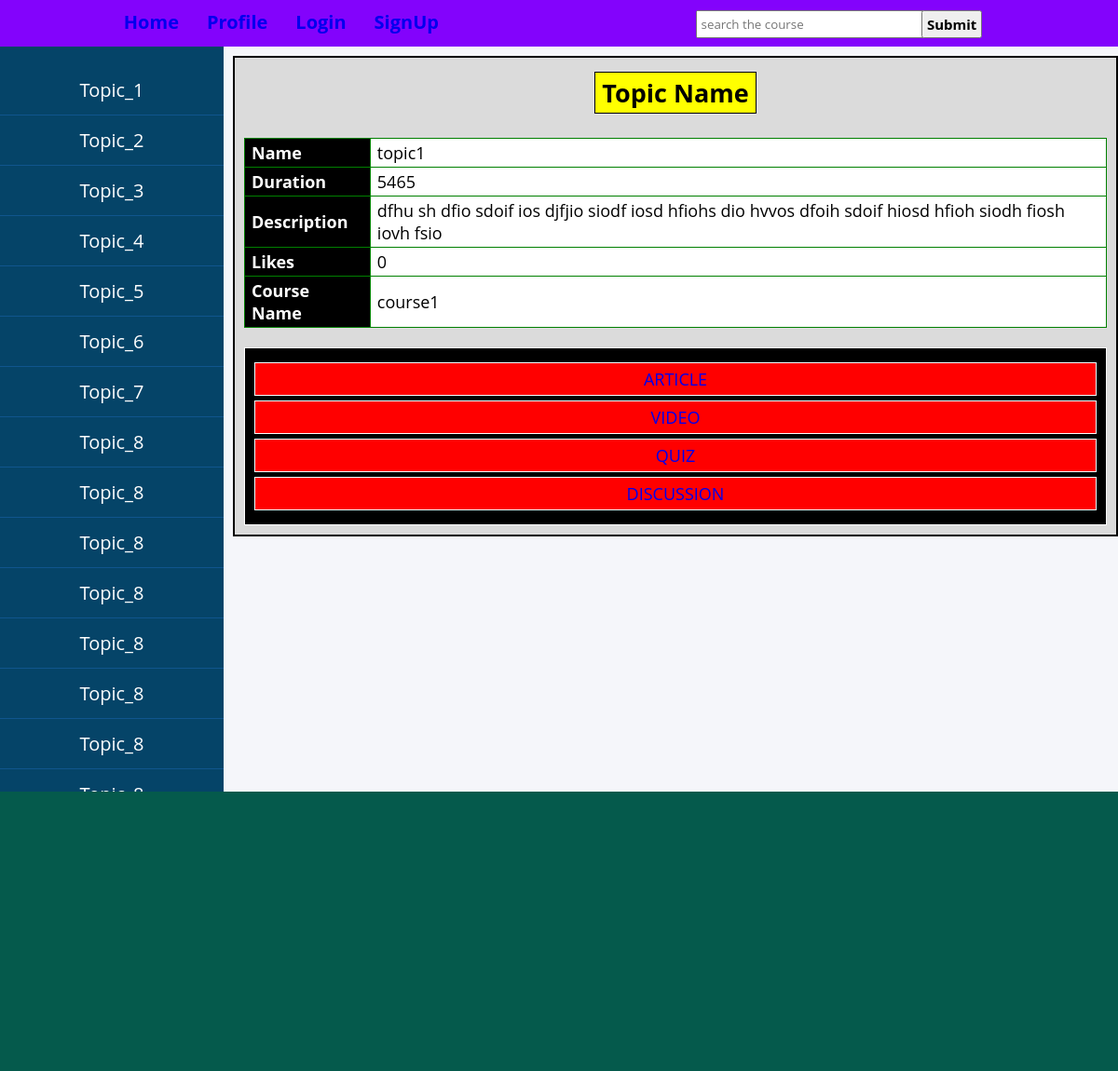
Screenshot of /topic/topic1/ with the database file from the repository.
### app1/models.py (models this page shows, shortened)
class Topic(Model):
    title = models.CharField(help_text='Topic Name', max_length = 200)
    description = models.TextField(help_text='Topic Description')
    duration = models.CharField(help_text = 'Topic Duration', max_length = 100)
    video = models.FileField(help_text='video/')
    article = models.TextField(help_text='Topic Article')
    likes = models.IntegerField(default=0)
    course = models.ForeignKey(Course, null=True, on_delete=models.CASCADE)
    slug = models.SlugField(unique=True, null=True, blank=True)
    def get_article_url(self):
        return reverse('article',kwargs={'slug':self.slug})
    def get_video_url(self):
        return reverse('video',kwargs={'slug':self.slug})
    def get_quiz_url(self):
        return reverse('quiz',kwargs={'slug':self.slug})
    def get_discussion_url(self):
        return reverse('discussion',kwargs={'slug':self.slug})

class Course(Model):
    title = models.CharField(help_text="Course name", max_length = 200)
    duration = models.BigIntegerField(help_text='Coure Duration')
    description = models.TextField(help_text='Course Description')
    image = models.ImageField(upload_to='images/')
    slug = models.SlugField(unique=True,null=True,blank=True)

### app1/views.py (the view)
# urls.py: path('topic/<slug:slug>/', topicDetails, name='topic'),
def topicDetails(request, slug):
    topic = Topic.objects.get(slug = slug)
    context = {'topic':topic}
    return render(request, 'app1/topics.html', context)

### templates/app1/topics.html (shortened to what this page needs)
{% extends 'base.html' %}
{% load static %}
{% block header %}
<link rel="stylesheet" href="{% static 'css/topics.css' %}">
<link rel="stylesheet" href="{% static 'css/course.css' %}">
{% endblock %}
{% block main %}
    <div class="wrapper">
        <div class="sidebar">
           <ul>
            <li>
                <a href="#" class="">
                    <span class="item">Topic_1</span>
                </a>
            </li>
            <li>
                <a href="">
                     <span class="item">Topic_2</span>
                </a>
            </li>
            <li>
                <a href="#">
                    <span class="item">Topic_3</span>
                </a>
            </li>
            <li>
                <a href="#">
                    <span class="item">Topic_4</span>
                </a>
            </li>
            <li>
                <a href="#">
                     <span class="item">Topic_5</span>
                </a>
            </li>
            <li>
                <a href="#">
                    <span class="item">Topic_6</span>
                </a>
            </li>
            <li>
                <a href="#">
                <span class="item">Topic_7</span>
                </a>
            </li>
            <li>
                <a href="#">
                    <span class="item">Topic_8</span>
                </a>
            </li>
            <li>
                <a href="#">
                    <span class="item">Topic_8</span>
                </a>
            </li>
            <li>
                <a href="#">
                    <span class="item">Topic_8</span>
                </a>
            </li>
            <li>
                <a href="#">
                    <span class="item">Topic_8</span>
                </a>
            </li>
            <li>
                <a href="#">
                    <span class="item">Topic_8</span>
                </a>
            </li>
            <li>
                <a href="#">
                    <span class="item">Topic_8</span>
                </a>
            </li>
            <li>
                <a href="#">
                    <span class="item">Topic_8</span>
                </a>
            </li>
            <li>
                <a href="#">
                    <span class="item">Topic_8</span>
                </a>
            </li>
        </ul>
    </div>
    <section id = 'main'>
        <h1>Topic Name</h1>
        <section id = 'section1'>
            <table>
                <tr>
                    <th>Name</th>
                    <td>{{topic.title}}</td>
                </tr>
                <tr>
                    <th>Duration</th>
                    <td>{{topic.duration}}</td>
                </tr>
                <tr>
                    <th>Description</th>
                    <td>{{topic.description}}
                    </td>
                </tr>
                <tr>
                    <th>Likes</th>
                    <td>{{topic.likes}}</td>
                </tr>
                <tr>
                    <th>Course Name</th>
                    <td>{{topic.course.title}}</td>
                </tr>
            </table>
        </section>
        <section id = 'section2'>
            <ul>
                <li><a href="{{topic.get_article_url}}">ARTICLE</a></li>
                <li><a href="{{topic.get_video_url}}">VIDEO</a></li>
                <li><a href="{{topic.get_quiz_url}}">QUIZ</a></li>
                <li><a href="{{topic.get_discussion_url}}">DISCUSSION</a></li>
            </ul>
        </section>
    </section>
</div>
{% endblock %}

### static/css/base.css (style rules this page uses)
*,*::before,*::after { padding:0; margin:0; box-sizing: border-box; }
li { list-style: none; }

### static/css/topics.css (style rules this page uses)
* { list-style: none; text-decoration: none; margin: 0; padding: 0; box-sizing: border-box; font-family: 'Open Sans', sans-serif; }
body { background: #f5f6fa; }
.wrapper { display:flex; justify-content:start; align-items:start; column-gap:10px; }
.wrapper .sidebar { background: rgb(5, 68, 104); max-width: 20%; min-width: 20%; padding: 20px 0; overflow:scroll; height: 100vh; }
.wrapper .sidebar ul li a { display: flex; justify-content:center; align-content:center; padding: 13px 30px; border-bottom: 1px solid #10558d; color:white; text-align:center; font-size: 20px; }

### static/css/course.css (style rules this page uses)
#main { display:flex; justify-content:center; align-items:center; flex-direction:column; max-width:1100px; margin:10px auto; border:2px solid; background-color:rgb(219, 219, 219); font-size:18px; padding:10px; row-gap:18px; }
#section1 { width:100%; margin:3px auto; background-color:black; color:black; }
#main h1 { text-align:center; border:1px solid; margin:5px; padding:3px 7px; background-color: yellow; color: black; }
table { width:100%; }
table, th, td { border:1px solid green; border-collapse:collapse; text-align:start; padding:3px 7px; background-color:white; }
th { background-color:black; color:white; }
table { padding:0; }
#section2 { display:flex; justify-content:center; align-items:center; flex-direction:column; border:1px solid; width:100%; padding:10px; background-color:black; color:white }
ul { width:100% }
#section2 ul li { border:1px solid; margin:5px auto; width:100%; text-align:center; padding:5px 10px; background-color:red; }

### rows the page displays
Topic: title "topic1", duration "5465", description "dfhu sh dfio sdoif ios djfjio siodf iosd hfiohs dio hvvos dfoih sdoif hiosd hfioh siodh fiosh iovh fsio", likes "0", course "course1"
